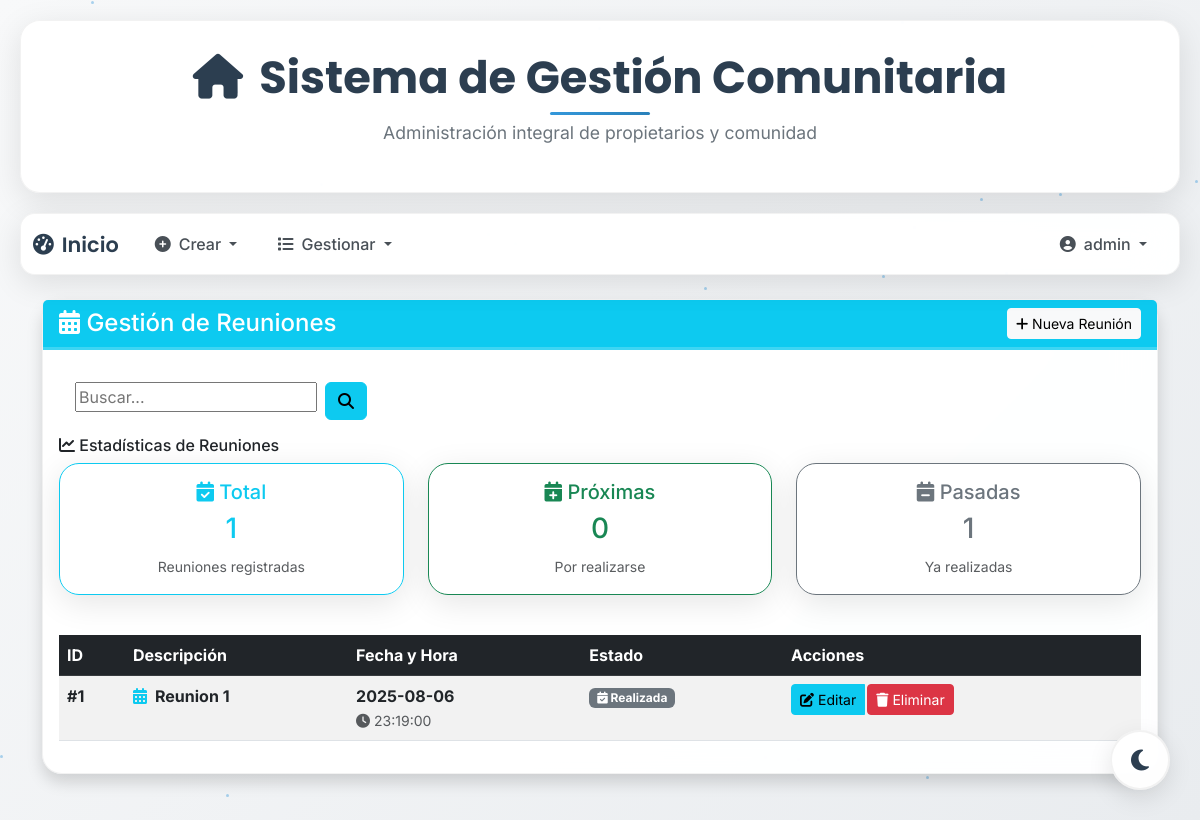
The page /reuniones (signed in) on the database its author committed.
### models/user_model.py (models this page shows, shortened)
class User(UserMixin, db.Model):
    __tablename__ = "Usuario"
    id = db.Column(db.Integer, primary_key=True)
    username = db.Column(db.String(100), unique=True, nullable=False)
    password_hash = db.Column(db.String(128), nullable=False)
    role = db.Column(db.String(50), nullable=False, default="doctor")
    def has_role(self, role):
        return self.role == role

### models/reunion_model.py (models this page shows, shortened)
class Reunion(db.Model):
    __tablename__ = "Reunion"
    id = db.Column(db.Integer, primary_key=True)
    fecha = db.Column(db.Date, nullable=False)
    hora = db.Column(db.Time, nullable=False)
    descripcion = db.Column(db.String(255), nullable=True)
    monto_multa = db.Column(db.Float, nullable=False, default=100.0)  # ✅ NUEVO ATRIBUTO
    @staticmethod
    def get_all():
        return Reunion.query.all()

### controllers/reunion_controller.py (the view)
@reunion_bp.route("/reuniones")
def list_reuniones():
    reuniones = Reunion.get_all()
    return reunion_view.list_reuniones(reuniones)

### templates/reuniones.html (shortened to what this page needs)
{% extends 'base.html' %}
{% block content %}
<div class="container mt-4">
    <div class="row">
        <div class="col-12">
            <div class="card shadow">
                <div class="card-header bg-info text-white">
                    <div class="d-flex justify-content-between align-items-center">
                        <h4 class="mb-0">
                            <i class="fas fa-calendar-alt"></i> Gestión de Reuniones
                        </h4>
                        {% if current_user.has_role('admin') %}
                        <a href="{{ url_for('reunion.create_reunion') }}" class="btn btn-light btn-sm">
                            <i class="fas fa-plus"></i> Nueva Reunión
                        </a>
                        {% endif %}
                    </div>
                </div>
                <div class="card-body">
                    {% include 'buscar.html' %}
                    {% if reuniones %}
                    <div class="row mb-4">
                        <div class="col-12">
                            <h6><i class="fas fa-chart-line"></i> Estadísticas de Reuniones</h6>
                            <div class="row">
                                {% set total_reuniones = reuniones|length %}
                                {% set fechas_pasadas = [] %}
                                {% set fechas_futuras = [] %}
                                {% for reunion in reuniones %}
                                    {% if reunion.fecha < today %}
                                        {% set _ = fechas_pasadas.append(reunion) %}
                                    {% else %}
                                        {% set _ = fechas_futuras.append(reunion) %}
                                    {% endif %}
                                {% endfor %}
                                <div class="col-md-4 mb-3">
                                    <div class="card border-info">
                                        <div class="card-body text-center">
                                            <h5 class="text-info">
                                                <i class="fas fa-calendar-check"></i> Total
                                            </h5>
                                            <h3 class="text-info">{{ total_reuniones }}</h3>
                                            <small class="text-muted">Reuniones registradas</small>
                                        </div>
                                    </div>
                                </div>
                                <div class="col-md-4 mb-3">
                                    <div class="card border-success">
                                        <div class="card-body text-center">
                                            <h5 class="text-success">
                                                <i class="fas fa-calendar-plus"></i> Próximas
                                            </h5>
                                            <h3 class="text-success">{{ fechas_futuras|length }}</h3>
                                            <small class="text-muted">Por realizarse</small>
                                        </div>
                                    </div>
                                </div>
                                <div class="col-md-4 mb-3">
                                    <div class="card border-secondary">
                                        <div class="card-body text-center">
                                            <h5 class="text-secondary">
                                                <i class="fas fa-calendar-minus"></i> Pasadas
                                            </h5>
                                            <h3 class="text-secondary">{{ fechas_pasadas|length }}</h3>
                                            <small class="text-muted">Ya realizadas</small>
                                        </div>
                                    </div>
                                </div>
                            </div>
                        </div>
                    </div>
                    {% endif %}
                    <div class="table-responsive">
                        <table class="table table-striped table-hover" id="reunionesTable">
                            <thead class="table-dark">
                                <tr>
                                    <th>ID</th>
                                    <th>Descripción</th>
                                    <th>Fecha y Hora</th>
                                    <th>Estado</th>
                                    {% if current_user.has_role('admin') %}
                                    <th>Acciones</th>
                                    {% endif %}
                                </tr>
                            </thead>
                            <tbody>
                                {% for reunion in reuniones %}
                                <tr>
                                    <td><strong>#{{ reunion.id }}</strong></td>
                                    <td>
                                        <div class="d-flex align-items-center">
                                            <div class="me-2">
                                                <i class="fas fa-calendar-alt text-info"></i>
                                            </div>
                                            <div>
                                                <strong>{{ reunion.descripcion }}</strong>
                                            </div>
                                        </div>
                                    </td>
                                    <td>
                                        <div>
                                            <strong>{{ reunion.fecha }}</strong>
                                            <br><small class="text-muted">
                                                <i class="fas fa-clock"></i> {{ reunion.hora }}
                                            </small>
                                        </div>
                                    </td>
                                    <td>
                                        {% set reunion_date = reunion.fecha %}
                                        {% if reunion_date > today %}
                                            <span class="badge bg-success">
                                                <i class="fas fa-calendar-plus"></i> Próxima
                                            </span>
                                        {% elif reunion_date == today %}
                                            <span class="badge bg-warning">
                                                <i class="fas fa-calendar-day"></i> Hoy
                                            </span>
                                        {% else %}
                                            <span class="badge bg-secondary">
                                                <i class="fas fa-calendar-check"></i> Realizada
                                            </span>
                                        {% endif %}
                                    </td>
                                    {% if current_user.has_role('admin') %}
                                    <td>
                                        <div class="btn-group" role="group">
                                            <a href="{{ url_for('reunion.update_reunion', id=reunion.id) }}"
                                               class="btn btn-info btn-sm">
                                                <i class="fas fa-edit"></i> Editar
                                            </a>
                                            <form method="post" action="{{ url_for('reunion.delete_reunion', id=reunion.id) }}" style="display: inline;">
                                                <button type="submit" class="btn btn-danger btn-sm"
                                                        onclick="return confirm('¿Está seguro de eliminar la reunión \'{{ reunion.descripcion }}\'?')">
                                                    <i class="fas fa-trash"></i> Eliminar
                                                </button>
                                            </form>
                                        </div>
                                    </td>
                                    {% endif %}
                                </tr>
                                {% else %}
                                <tr>
                                    <td colspan="5" class="text-center text-muted">
                                        <i class="fas fa-inbox"></i> No hay reuniones registradas
                                    </td>
                                </tr>
                                {% endfor %}
                            </tbody>
                        </table>
                    </div>
                </div>
            </div>
        </div>
    </div>
</div>
{% endblock %}

### templates/base.html (shortened to what this page needs)
<!DOCTYPE html>
<html lang="es">
<head>
    <link rel="stylesheet" href="https://cdn.jsdelivr.net/npm/bootstrap@5.3.0/dist/css/bootstrap.min.css">
    <link rel="stylesheet" href="https://cdnjs.cloudflare.com/ajax/libs/animate.css/4.1.1/animate.min.css"/>
</head>
<body>
    <div class="floating-particles" id="particles"></div>
    <div class="header-container">
        <h1 class="main-title">
            <i class="fas fa-home me-3"></i>Sistema de Gestión Comunitaria
        </h1>
        <p class="subtitle">Administración integral de propietarios y comunidad</p>
    </div>
    {% if current_user.is_authenticated %}
    <nav class="navbar navbar-expand-lg navbar-custom">
        <div class="container-fluid">
            <a class="navbar-brand" href="{{ url_for('user.index') }}">
                <i class="fas fa-tachometer-alt me-2"></i>Inicio
            </a>
            <div class="collapse navbar-collapse" id="navbarNav">
                <ul class="navbar-nav me-auto">
                    {% if current_user.has_role("admin") %}
                    <li class="nav-item dropdown">
                        <a class="nav-link dropdown-toggle" href="#" id="navbarDropdownCrear"
                           data-bs-toggle="dropdown" aria-haspopup="true" aria-expanded="false">
                          <i class="fas fa-plus-circle me-2"></i>Crear
                        </a>
                    </li>
                    {% endif %}
                    <li class="nav-item dropdown">
                        <a class="nav-link dropdown-toggle" href="#" id="navbarDropdownListado"
                           data-bs-toggle="dropdown" aria-haspopup="true" aria-expanded="false">
                          <i class="fas fa-list me-2"></i>Gestionar
                        </a>
                    </li>
                </ul>
                <ul class="navbar-nav">
                    <li class="nav-item dropdown">
                        <a class="nav-link dropdown-toggle" href="#" id="navbarDropdownUser"
                           data-bs-toggle="dropdown" aria-haspopup="true" aria-expanded="false">
                          <i class="fas fa-user-circle me-2"></i>{{ current_user.username }}
                        </a>
                    </li>
                </ul>
            </div>
        </div>
    </nav>
    {% endif %}
    <div class="floating-theme-toggle">
        <button class="btn theme-toggle-float" id="themeToggle">
            <i class="fas fa-moon" id="themeIcon"></i>
        </button>
    </div>
    <div class="content-container page-transition">
        {% block content %}{% endblock %}
    </div>
</body>
</html>

### rows shown on the page
User: username "admin"
Reunion: id "1", descripcion "Reunion 1", fecha "2025-08-06", hora "23:19:00", shows "Realizada"

### other values the page prints
{{ total_reuniones }} "1"
{{ fechas_futuras|length }} "0"
{{ fechas_pasadas|length }} "1"
